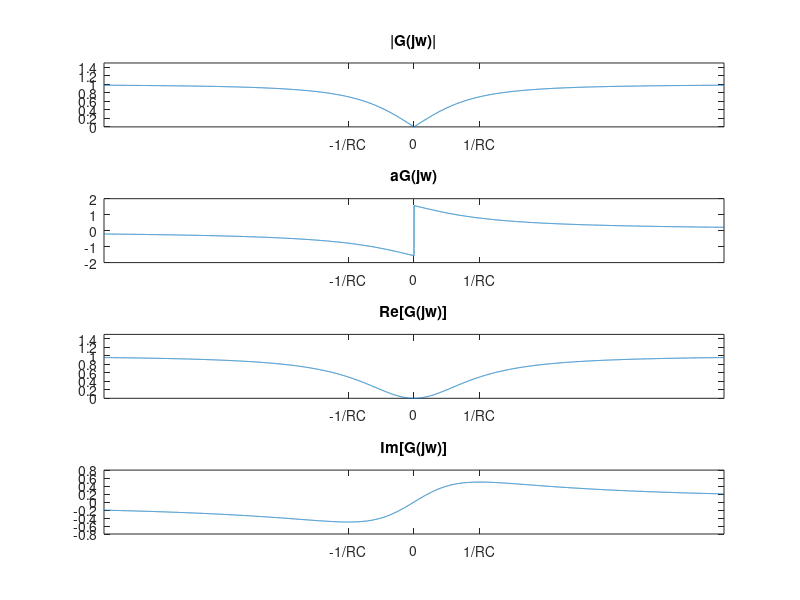

MATLAB code to generate this figure:
w = -15*pi:0.01:15*pi;
RC = 0.1;
G = (1i*w*RC)./(1+1i*w*RC);
figure
subplot(4,1,1)
plot(w,abs(G))
ylim([0 1.5])
xlim([-15*pi 15*pi])
xticks([-1/RC 0 1/RC])
xticklabels({'-1/RC','0','1/RC'})
title('|G(jw)|')
subplot(4,1,2)
plot(w,angle(G))
xlim([-15*pi 15*pi])
xticks([-1/RC 0 1/RC])
xticklabels({'-1/RC','0','1/RC'})
title('aG(jw)')
subplot(4,1,3)
plot(w,real(G))
ylim([0 1.5])
xlim([-15*pi 15*pi])
xticks([-1/RC 0 1/RC])
xticklabels({'-1/RC','0','1/RC'})
title('Re[G(jw)]')
subplot(4,1,4)
plot(w,imag(G))
xlim([-15*pi 15*pi])
xticks([-1/RC 0 1/RC])
xticklabels({'-1/RC','0','1/RC'})
title('Im[G(jw)]')
